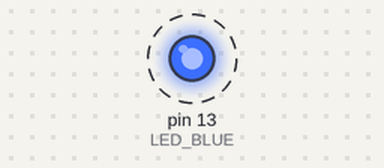
Simulated run of this sketch. Board: Arduino Uno, built with avr-gcc and run on an emulated ATmega328P. On the bench: output pins drawn as LEDs (lit = HIGH). Dashed ring = blinking.

Above: at 0.2 s.
Timing chart, 0 to 3.0 s (numbered marks = the images above):
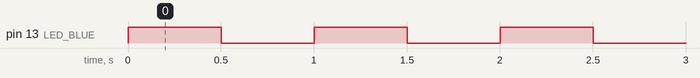

The sketch:

BlinkBlueLED.ino
```cpp
// (licence header left out)
const unsigned int LED_BLUE = 13;

void setup() {
  pinMode(LED_BLUE, OUTPUT);
}

void loop() {
  digitalWrite(LED_BLUE, HIGH);
  delay(500); //500 ms
  digitalWrite(LED_BLUE, LOW);
  delay(500); //500 ms
}
```

Measured:
- by itself, pin 13 (LED_BLUE): alternates HIGH for 0.50 s and LOW for 0.50 s
